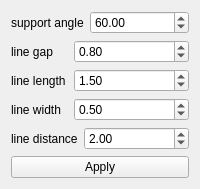
        <widget class="QWidget" name="autosupport">
         <attribute name="icon">
          <iconset theme="AutoSupport">
           <normaloff>.</normaloff>.</iconset>
         </attribute>
         <attribute name="title">
          <string>Auto Support</string>
         </attribute>
         <layout class="QVBoxLayout" name="verticalLayout_2">
          <item>
           <layout class="QHBoxLayout" name="horizontalLayout_6" stretch="1,2">
            <item>
             <widget class="QLabel" name="label_Lheight_2">
              <property name="text">
               <string>support angle</string>
              </property>
             </widget>
            </item>
            <item>
             <widget class="QDoubleSpinBox" name="doubleSpinBox_6">
              <property name="value">
               <double>60.000000000000000</double>
              </property>
             </widget>
            </item>
           </layout>
          </item>
          <item>
           <layout class="QHBoxLayout" name="horizontalLayout_20" stretch="1,2">
            <item>
             <widget class="QLabel" name="label_Lheight_7">
              <property name="text">
               <string>line gap</string>
              </property>
             </widget>
            </item>
            <item>
             <widget class="QDoubleSpinBox" name="doubleSpinBox_22">
              <property name="value">
               <double>0.800000000000000</double>
              </property>
             </widget>
            </item>
           </layout>
          </item>
          <item>
           <layout class="QHBoxLayout" name="horizontalLayout_21" stretch="1,2">
            <item>
             <widget class="QLabel" name="label_Lheight_8">
              <property name="text">
               <string>line length</string>
              </property>
             </widget>
            </item>
            <item>
             <widget class="QDoubleSpinBox" name="doubleSpinBox_23">
              <property name="maximum">
               <double>99.989999999999995</double>
              </property>
              <property name="value">
               <double>1.500000000000000</double>
              </property>
             </widget>
            </item>
           </layout>
          </item>
          <item>
           <layout class="QHBoxLayout" name="horizontalLayout_22" stretch="1,2">
            <item>
             <widget class="QLabel" name="label_Lheight_9">
              <property name="text">
               <string>line width</string>
              </property>
             </widget>
            </item>
            <item>
             <widget class="QDoubleSpinBox" name="doubleSpinBox_27">
              <property name="value">
               <double>0.500000000000000</double>
              </property>
             </widget>
            </item>
           </layout>
          </item>
          <item>
           <layout class="QHBoxLayout" name="horizontalLayout_23" stretch="1,2">
            <item>
             <widget class="QLabel" name="label_Lheight_10">
              <property name="text">
               <string>line distance</string>
              </property>
             </widget>
            </item>
            <item>
             <widget class="QDoubleSpinBox" name="doubleSpinBox_28">
              <property name="value">
               <double>2.000000000000000</double>
              </property>
             </widget>
            </item>
           </layout>
          </item>
          <item>
           <widget class="QPushButton" name="pushButton_XYScan_7">
            <property name="text">
             <string>Apply</string>
            </property>
           </widget>
          </item>
         </layout>
        </widget>
